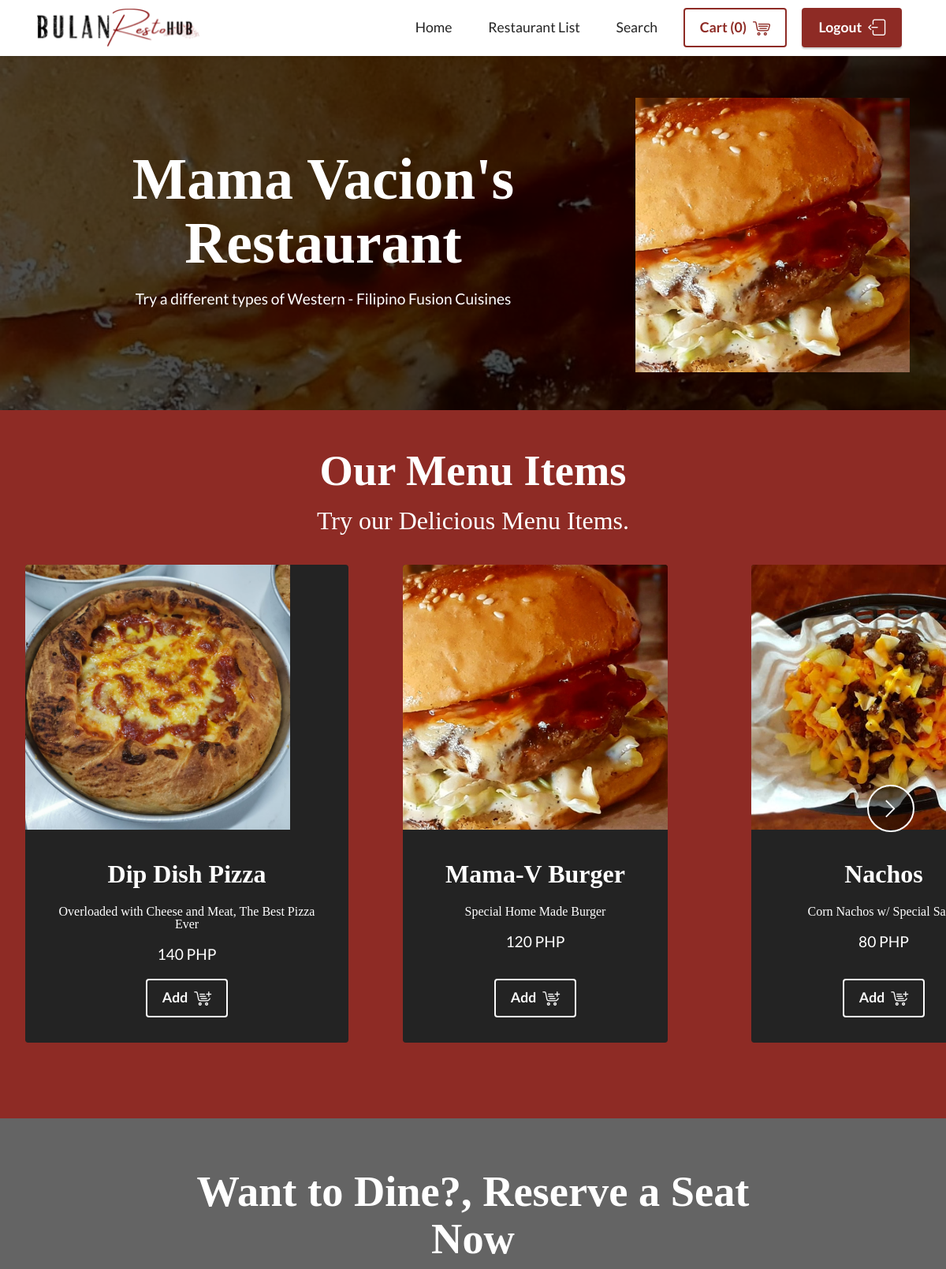
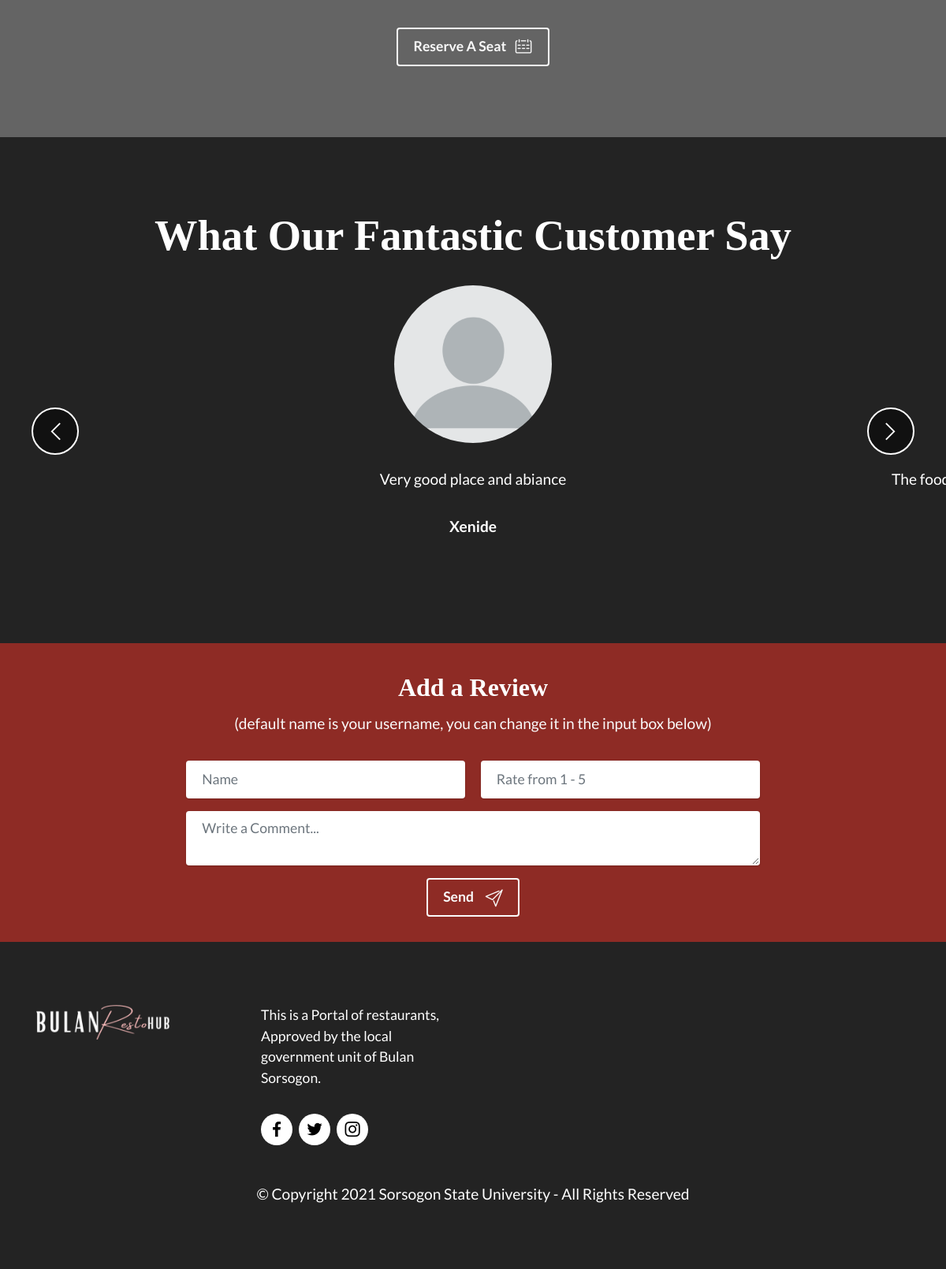
The page /restaurant/mamav (signed in) on the database its author committed (2 pictures, top to bottom).
### model.py (models this page shows)
class Restaurants(db.Model):
    __tablename__ = 'restaurants'
    id = Column(Integer,primary_key=True)
    title = Column(String(255))
    subtitle = Column(Text)
    image = Column(String(255))
    slug = Column(String(255))
    useraccount = Column(String(255))

class MenuItems(db.Model):
    __tablename__ = 'menu_items'
    id = Column(Integer,primary_key=True)
    name = Column(String(255))
    details = Column(String(255))
    image = Column(String(255))
    price = Column(String(255))
    search_tags = Column(String(255))
    slug = Column(String(255))

class Feedback(db.Model):
    __tablename__ = 'feedback'
    id = Column(Integer,primary_key=True)
    username = Column(String)
    slug = Column(String)
    rate = Column(Float)
    comment = Column(String)

### app.py (the view, shortened to what this page needs)
@app.route('/restaurant/<string:slug>',methods=['GET','POST'])
def restaurantpage(slug):
    global current_slug
    form = FeedbackForm()
    cart_form = CartForm()
    is_login = False
    if current_user.is_authenticated:
        if current_user.access == 'user':
            is_login = True
            if current_slug != '':
                if (current_slug != slug):
                    current_slug == slug
                    num_rows_deleted = db.session.query(CartRecord).delete()
                    db.session.commit()
                else:
                    if cart_form.validate_on_submit():
                        add_cart_record = CartRecord(
                            menu_name=cart_form.menu_name.data,
                            slug = slug,
                            price = float(cart_form.price.data))
                        db.session.add(add_cart_record)
                        db.session.commit()
    restaurant = Restaurants.query.filter_by(slug=slug).one()
    menu_items = MenuItems.query.filter_by(slug=slug).order_by(asc(MenuItems.name))
    comments = Feedback.query.filter_by(slug=slug).order_by(asc(Feedback.username))
    return render_template('restaurant.html', restaurant=restaurant, menu_items=menu_items,comments=comments,is_login=is_login,cart_data_len=CartRecord.query.count(),form=form)

### forms.py
class FeedbackForm(FlaskForm):
    feedback_name = StringField('Name',render_kw={"placeholder":"Name"})
    rate = IntegerField('Rate',render_kw={"placeholder": "Rate from 1 - 5", "type" : "number"},validators=[NumberRange(1,5,message='You can only rate from 1 - 5')])
    message = TextAreaField('Message',render_kw={"placeholder":"Write a Comment..."},validators=[DataRequired()])

class CartForm(FlaskForm):
    menu_name = HiddenField()
    price = HiddenField()

### app.py (called while the page is built)
@app.context_processor
def default_contents():
    home_title = 'Life is full of Memories, we make them sweeter'
    home_subtitle = 'Choose a Restaurant'
    home_card_title = ["Restaurant Reservations","Order Food Now!","Join our Community"]
    home_card_subtitle =["Reserve a seat on our affiliated restaurants.","Easy ordering with free shipping fee.","We listen to feedback, be a part of our community."]
    restaurant_list_title = 'Our Affiliated Restaurant\'s'
    return dict(home_title=home_title,
                home_subtitle= home_subtitle,
                home_card_title = home_card_title,
                home_card_subtitle=home_card_subtitle,
                restaurant_list_title=restaurant_list_title)

@login.user_loader
def load_user(user_id):
    return User.query.get(user_id)

### templates/restaurant.html (shortened to what this page needs)
{%extends "base.html"%}
{%block navbutton%}
{% if not is_login%}
<div class="navbar-buttons mbr-section-btn">
    <a class="btn btn-primary-outline display-4" href="/restosignup">
    Restaurant Signup
    </a>
    <a class="btn btn-primary display-4" href="/login">
    <span class="mbrib-login mbr-iconfont mbr-iconfont-btn" style="color: rgb(255, 255, 255);"></span>Login</a>
</div>
{%else%}
<div class="navbar-buttons mbr-section-btn">
    <a class="btn btn-primary-outline display-4" href="/cart/{{restaurant.slug}}">
    <span class="mbrib-shopping-cart mbr-iconfont mbr-iconfont-btn" style="color: rgb(142, 43, 37);"></span>Cart ({{cart_data_len}})</a>
    <a class="btn btn-primary display-4" href="/logout">
    <span class="mbrib-logout mbr-iconfont mbr-iconfont-btn" style="color: rgb(255, 255, 255);"></span>Logout</a>
</div>
{%endif%}
{%endblock%}
{%block content%}
<section data-bs-version="5.1" class="header11 cid-sRxkInO9Dh mbr-parallax-background" style="background:url({{'../static/images/'+restaurant.image}}); background-size:cover; background-position: center;" id="header11-1q">
    <div class="mbr-overlay" style="opacity: 0.7; background-color: rgb(0, 0, 0);"></div>
    <div class="container">
        <div class="row justify-content-center">
            <div class="col-12 col-md-4 image-wrapper">
                <img class="w-100" src="{{url_for('static',filename = 'images/' + restaurant.image)}}" alt={{restaurant.slug}}>
            </div>
            <div class="col-12 col-md">
                <div class="text-wrapper text-center">
                    <h1 class="mbr-section-title mbr-fonts-style mb-3 display-1">
                        <strong>{{restaurant.title}}</strong></h1>
                    <p class="mbr-text mbr-fonts-style display-7">
                        {{restaurant.subtitle}}</p>
                </div>
            </div>
        </div>
    </div>
</section>
<section data-bs-version="5.1" class="slider4 mbr-embla cid-sRxnOJl3Yd" id="slider4-1u">
    <div class="position-relative text-center">
        <div class="mbr-section-head">
            <h4 class="mbr-section-title mbr-fonts-style align-center mb-0 display-2">
                <strong>Our Menu Items</strong></h4>
            <h5 class="mbr-section-subtitle mbr-fonts-style align-center mb-0 mt-2 display-5">Try our Delicious Menu Items.</h5>
        </div>
        <div class="embla mt-4" data-skip-snaps="true" data-align="center" data-contain-scroll="trimSnaps" data-auto-play-interval="5" data-draggable="true">
            <div class="embla__viewport container-fluid">
                <div class="embla__container">
                    {%for item in menu_items%}
                    <div class="embla__slide slider-image item" style="margin-left: 1rem; margin-right: 1rem;">
                        <div class="slide-content">
                            <div class="item-wrapper">
                                <div class="item-img">
                                    <img src="{{url_for('static',filename = 'images/' + item.image)}}" style="width:21rem !important; height:21rem !important;">
                                </div>
                            </div>
                            <div class="item-content">
                                <h5 class="item-title mbr-fonts-style display-5"><strong>{{item.name}}</strong></h5>
                                <p class="item-title mbr-fonts-style mt-3 display-8">{{item.details}}</p>
                                <p class="mbr-text mbr-fonts-style mt-3 display-7">{{item.price}}</p>
                            </div>
                            {% if not is_login%}
                            <div class="mbr-section-btn item-footer mt-2">
                                <a href="/login_error" class="btn item-btn btn-white-outline display-4" >
                                    <span class="mbrib-cart-add mbr-iconfont mbr-iconfont-btn"></span>Add&nbsp;
                                </a>
                            </div>
                            {%else%}
                            <form class="mbr-section-btn item-footer mt-2" method ="post" action="">
                                <center>
                                <button type="submit" name="submit_button" class="btn item-btn btn-white-outline display-4">
                                    <span class="mbrib-cart-add mbr-iconfont mbr-iconfont-btn"></span>Add
                                </button>
                                </center>
                            </form>
                            {%endif%}
                        </div>
                    </div>
                    {%endfor%}
                </div>
            </div>
            <button class="embla__button embla__button--next">
                <span class="mobi-mbri mobi-mbri-arrow-next mbr-iconfont" aria-hidden="true"></span>
            </button>
        </div>
    </div>
</section>
<section data-bs-version="5.1" class="info1 cid-sRxtMGZNhn mbr-parallax-background" id="info1-1x">
    <div class="mbr-overlay" style="opacity: 0.7; background-color: rgb(35, 35, 35);"></div>
    <div class="align-center container-fluid">
        <div class="row justify-content-center">
            <div class="col-12 col-lg-8">
                <h3 class="mbr-section-title mb-4 mbr-fonts-style display-2"><strong>Want to Dine?, Reserve a Seat Now</strong></h3>
                <div class="mbr-section-btn"><a class="btn btn-white-outline display-4" href="https://mobiri.se"><span class="mbrib-calendar mbr-iconfont mbr-iconfont-btn"></span>Reserve A Seat&nbsp;</a></div>
            </div>
        </div>
    </div>
</section>
{% if comments.count() > 0 %}
<section data-bs-version="5.1" class="people5 mbr-embla cid-sRzsP7EzVI" id="people5-2d">
    <div class="position-relative text-center">
        <h3 class="mb-4 mbr-fonts-style display-2">
            <strong>What Our Fantastic Customer Say</strong>
        </h3>
        <div class="embla" data-skip-snaps="true" data-align="center" data-loop="true" data-auto-play-interval="5" data-draggable="true">
            <div class="embla__viewport container-fluid">
                <div class="embla__container">
                    {%for comment in comments%}
                    <div class="embla__slide slider-image item" style="margin-left: 7rem; margin-right: 7rem;">
                        <div class="user">
                            <div class="user_image">
                                <div class="item-wrapper position-relative">
                                    <img src="../static/assets/images/mbr-600x600.png">
                                </div>
                            </div>
                            <div class="user_text mb-4">
                                <p class="mbr-fonts-style display-7">
                                    {{comment.comment}}
                                </p>
                            </div>
                            <div class="user_name mbr-fonts-style mb-2 display-7">
                                <strong>{{comment.username}}</strong>
                            </div>
                        </div>
                    </div>
                    {%endfor%}
                </div>
            </div>
            <button class="embla__button embla__button--prev">
                <span class="mobi-mbri mobi-mbri-arrow-prev mbr-iconfont" aria-hidden="true"></span>
            </button>
            <button class="embla__button embla__button--next">
                <span class="mobi-mbri mobi-mbri-arrow-next mbr-iconfont" aria-hidden="true"></span>
            </button>
        </div>
    </div>
</section>
{%endif%}
<section data-bs-version="5.1" class="form5 cid-sRxvTc0ji1" id="form5-1y">
    <div class="container">
        <div class="mbr-section-head">
            <h3 class="mbr-section-title mbr-fonts-style align-center mb-0 display-5">
                <strong>Add a Review</strong></h3>
                        <h4 class="mbr-section-subtitle mbr-fonts-style align-center mb-0 mt-2 display-7 text-white">
                (default name is your username, you can change it in the input box below)</h4>
        </div>
        <div class="row justify-content-center mt-4">
            <div class="col-lg-8 mx-auto mbr-form" data-form-type="formoid">
                <form action="" method="POST" class="mbr-form form-with-styler" data-form-title="Form Name"><input type="hidden" name="email" data-form-email="true">
                    <div class="dragArea row">
                        <div class="col-md col-sm-12 form-group mb-3">
                            {{form.feedback_name(class="form-control")}}
                        </div>
                        <div class="col-md col-sm-12 form-group mb-3" data-for="name">
                            {{form.rate(class="form-control")}}
                        </div>
                        <div class="col-12 form-group mb-3" data-for="textarea">
                            {{form.message(class="form-control")}}
                        </div>
                        {%if not is_login%}
                        <div class="col-lg-12 col-md-12 col-sm-12 align-center mbr-section-btn">
                            <a href="/login_error_2" class="btn btn-white-outline display-4">
                                <span class="mbrib-paper-plane mbr-iconfont mbr-iconfont-btn"></span>Send
                                &nbsp;</a>
                        </div>
                        {%else%}
                        <div class="col-lg-12 col-md-12 col-sm-12 align-center mbr-section-btn">
                            <button type="submit" class="btn btn-white-outline display-4">
                                <span class="mbrib-paper-plane mbr-iconfont mbr-iconfont-btn"></span>Send
                                &nbsp;</button>
                        </div>
                        {%endif%}
                    </div>
                </form>
            </div>
        </div>
    </div>
</section>
{%endblock%}

### static/assets/theme/css/style.css (style rules this page uses)
section { background-color: #ffffff; }
body { font-style: normal; line-height: 1.5; font-weight: 400; color: #232323; position: relative; }
button { background-color: transparent; border-color: transparent; }
section, .container, .container-fluid { position: relative; word-wrap: break-word; }
a { font-style: normal; font-weight: 400; cursor: pointer; }
a, a:hover { text-decoration: none; }
.mbr-section-title { font-style: normal; line-height: 1.3; }
.mbr-section-subtitle { line-height: 1.3; }
.mbr-text { font-style: normal; line-height: 1.7; }
h1, h2, h3, h4, h5, h6, .display-1, .display-2, .display-4, .display-5, .display-7, span, p, a { line-height: 1; word-break: break-word; word-wrap: break-word; font-weight: 400; }
b, strong { font-weight: bold; }
section { background-position: 50% 50%; background-repeat: no-repeat; background-size: cover; }
.align-center { text-align: center; }
img, iframe { display: block; width: 100%; }
.mbr-section-btn { margin-left: -0.6rem; margin-right: -0.6rem; font-size: 0; }
.btn { font-weight: 600; border-width: 1px; font-style: normal; margin: 0.6rem 0.6rem; white-space: normal; transition: all 0.2s ease-in-out; display: inline-flex; align-items: center; justify-content: center; word-break: break-word; }
nav .mbr-section-btn { margin-left: 0rem; margin-right: 0rem; }
.btn .mbr-iconfont, .btn.btn-sm .mbr-iconfont { order: 1; cursor: pointer; margin-left: 0.5rem; vertical-align: sub; }
[type=submit] { -webkit-appearance: none; }
.row { display: -webkit-flex; -webkit-flex-wrap: wrap; }
.justify-content-center { -webkit-justify-content: center; }
html, body { height: auto; min-height: 100vh; }
.form-control { background-color: #ffffff; background-clip: border-box; color: #232323; line-height: 1rem !important; height: auto; padding: 0.6rem 1.2rem; transition: border-color 0.25s ease 0s; border: 1px solid transparent !important; border-radius: 4px; box-shadow: rgba(0, 0, 0, 0.07) 0px 1px 1px 0px, rgba(0, 0, 0, 0.07) 0px 1px 3px 0px, rgba(0, 0, 0, 0.03) 0px 0px 0px 1px; }
form .row { margin-left: -0.6rem; margin-right: -0.6rem; }
form .row [class*=col] { padding-left: 0.6rem; padding-right: 0.6rem; }
form .mbr-section-btn { margin: 0; padding-left: 0.6rem; padding-right: 0.6rem; }
form .btn { display: flex; padding: 0.6rem 1.2rem; margin: 0; }
textarea.form-control { line-height: 1.5rem !important; }
.form-group { margin-bottom: 1.2rem; }
.form-control, form .btn { min-height: 48px; }
.mbr-overlay { background-color: #000; bottom: 0; left: 0; opacity: 0.5; position: absolute; right: 0; top: 0; z-index: 0; pointer-events: none; }
.mt-4 { margin-top: 2rem !important; }
.mb-4 { margin-bottom: 2rem !important; }
@media (min-width: 992px) { .container { padding-left: 16px; padding-right: 16px; } }
@media (min-width: 992px) { .row { margin-left: -16px; margin-right: -16px; } }
@media (min-width: 992px) { .row > [class*=col] { padding-left: 16px; padding-right: 16px; } }
@media (min-width: 768px) { .container-fluid { padding-left: 32px; padding-right: 32px; } }
.card-wrapper, .item-wrapper { overflow: hidden; }
.item { position: relative; }

### rows shown on the page
Restaurants: image (picture), title "Mama Vacion's Restaurant", subtitle "Try a different types of Western - Filipino Fusion Cuisines"
MenuItems: image (picture), name "Dip Dish Pizza", details "Overloaded with Cheese and Meat, The Best Pizza Ever", price "140 PHP"
MenuItems: image (picture), name "Mama-V Burger", details "Special Home Made Burger", price "120 PHP"
MenuItems: image (picture), name "Nachos", details "Corn Nachos w/ Special…", price "80 PHP"
Feedback: comment "Very good place and abiance", username "Xenide"
Feedback: comment "The…"

### other values the page prints
{{ cart_data_len }} "0"
